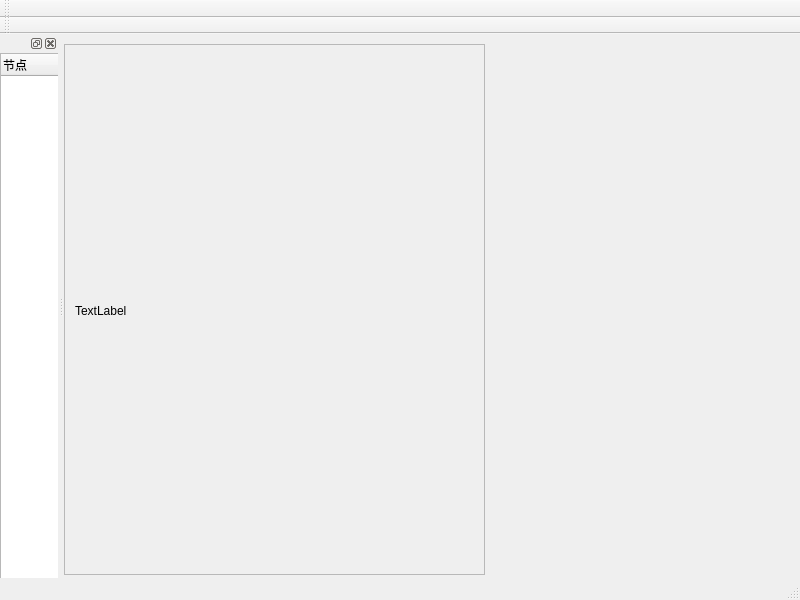
<?xml version="1.0" encoding="UTF-8"?>
<ui version="4.0">
 <class>MainWindow</class>
 <widget class="QMainWindow" name="MainWindow">
  <property name="geometry">
   <rect>
    <x>0</x>
    <y>0</y>
    <width>800</width>
    <height>600</height>
   </rect>
  </property>
  <property name="windowTitle">
   <string>MainWindow</string>
  </property>
  <widget class="QWidget" name="centralwidget">
   <widget class="QScrollArea" name="ScrollArea">
    <property name="geometry">
     <rect>
      <x>0</x>
      <y>10</y>
      <width>421</width>
      <height>531</height>
     </rect>
    </property>
    <property name="widgetResizable">
     <bool>true</bool>
    </property>
    <widget class="QWidget" name="scrollAreaWidgetContents">
     <property name="geometry">
      <rect>
       <x>0</x>
       <y>0</y>
       <width>419</width>
       <height>529</height>
      </rect>
     </property>
     <widget class="QLabel" name="LabPic">
      <property name="geometry">
       <rect>
        <x>10</x>
        <y>10</y>
        <width>401</width>
        <height>511</height>
       </rect>
      </property>
      <property name="text">
       <string>TextLabel</string>
      </property>
     </widget>
    </widget>
   </widget>
  </widget>
  <widget class="QMenuBar" name="menubar">
   <property name="geometry">
    <rect>
     <x>0</x>
     <y>0</y>
     <width>800</width>
     <height>26</height>
    </rect>
   </property>
  </widget>
  <widget class="QStatusBar" name="statusbar"/>
  <widget class="QDockWidget" name="DockWid">
   <property name="features">
    <set>QDockWidget::AllDockWidgetFeatures</set>
   </property>
   <attribute name="dockWidgetArea">
    <number>1</number>
   </attribute>
   <widget class="QWidget" name="DockWidContents">
    <widget class="QTreeWidget" name="PhotoTreeWidget">
     <property name="geometry">
      <rect>
       <x>0</x>
       <y>0</y>
       <width>521</width>
       <height>551</height>
      </rect>
     </property>
     <column>
      <property name="text">
       <string>节点</string>
      </property>
     </column>
     <column>
      <property name="text">
       <string>节点类型</string>
      </property>
     </column>
    </widget>
   </widget>
  </widget>
  <widget class="QToolBar" name="MainToolBar">
   <property name="windowTitle">
    <string>toolBar</string>
   </property>
   <attribute name="toolBarArea">
    <enum>TopToolBarArea</enum>
   </attribute>
   <attribute name="toolBarBreak">
    <bool>false</bool>
   </attribute>
  </widget>
  <widget class="QToolBar" name="SecondToolBar">
   <property name="windowTitle">
    <string>toolBar</string>
   </property>
   <property name="layoutDirection">
    <enum>Qt::LeftToRight</enum>
   </property>
   <attribute name="toolBarArea">
    <enum>TopToolBarArea</enum>
   </attribute>
   <attribute name="toolBarBreak">
    <bool>true</bool>
   </attribute>
  </widget>
  <action name="actAddFolder">
   <property name="checkable">
    <bool>true</bool>
   </property>
   <property name="text">
    <string>添加组合</string>
   </property>
  </action>
  <action name="actAddFiles">
   <property name="checkable">
    <bool>true</bool>
   </property>
   <property name="text">
    <string>添加图片</string>
   </property>
  </action>
  <action name="actDeleteItem">
   <property name="checkable">
    <bool>true</bool>
   </property>
   <property name="text">
    <string>删除节点</string>
   </property>
  </action>
  <action name="actScanItems">
   <property name="checkable">
    <bool>true</bool>
   </property>
   <property name="text">
    <string>遍历节点</string>
   </property>
  </action>
  <action name="actZoomFitH">
   <property name="text">
    <string>自适应高度</string>
   </property>
  </action>
  <action name="actZoomFitW">
   <property name="text">
    <string>自适应宽度</string>
   </property>
  </action>
  <action name="actZoomIn">
   <property name="text">
    <string>放大显示</string>
   </property>
  </action>
  <action name="actZoomRealSize">
   <property name="text">
    <string>真实显示</string>
   </property>
  </action>
  <action name="actDockVisible">
   <property name="text">
    <string>停靠区可见</string>
   </property>
  </action>
  <action name="actDockFloat">
   <property name="text">
    <string>停靠区浮动性</string>
   </property>
   <property name="toolTip">
    <string>停靠区浮动性</string>
   </property>
  </action>
 </widget>
 <resources/>
 <connections/>
</ui>
